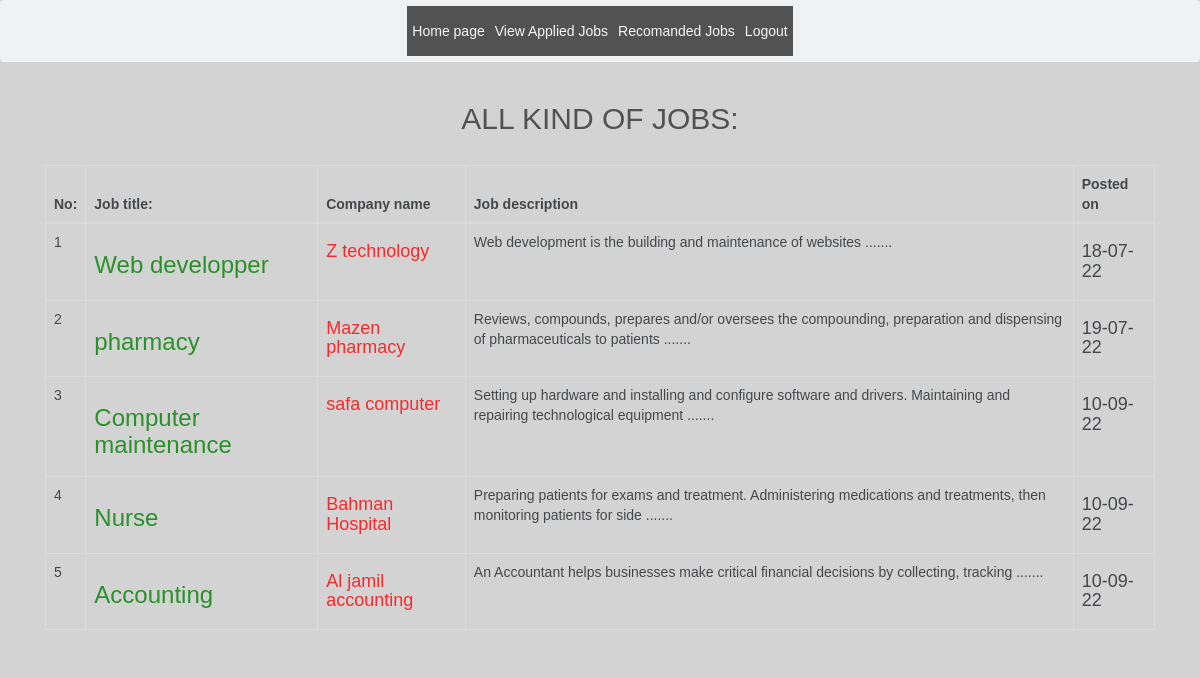
The app's page /jobseeker/alljobs.php (signed in) with its own data.
### tables this page shows
CREATE TABLE `jobs` (
  `jobid` int(11) NOT NULL,
  `eid` int(11) NOT NULL,
  `title` varchar(200) DEFAULT NULL,
  `jobdesc` blob DEFAULT NULL,
  `vacno` int(11) DEFAULT NULL,
  `experience` varchar(200) DEFAULT NULL,
  `basicpay` varchar(200) DEFAULT NULL,
  `fnarea` varchar(200) DEFAULT NULL,
  `location` varchar(200) DEFAULT NULL,
  `industry` varchar(200) DEFAULT NULL,
  `ugqual` varchar(200) DEFAULT NULL,
  `pgqual` varchar(200) DEFAULT NULL,
  `profile` blob DEFAULT NULL,
  `postdate` varchar(30) NOT NULL
);

CREATE TABLE `employer` (
  `eid` int(11) NOT NULL,
  `log_id` int(11) NOT NULL,
  `ename` varchar(200) DEFAULT NULL,
  `etype` varchar(200) DEFAULT NULL,
  `industry` varchar(200) DEFAULT NULL,
  `address` varchar(200) DEFAULT NULL,
  `pincode` varchar(200) DEFAULT NULL,
  `executive` varchar(200) DEFAULT NULL,
  `phone` varchar(200) DEFAULT NULL,
  `profile` blob DEFAULT NULL,
  `logo` varchar(100) DEFAULT NULL,
  `url` varchar(250) DEFAULT NULL
);

### jobseeker/alljobs.php (the view, shortened to what this page needs)
<?php
include_once('../config.php');
?>
<!DOCTYPE html>
<html lang="en">
<head>
    <link href="https://cdn.jsdelivr.net/npm/bootstrap@5.1.3/dist/css/bootstrap.min.css" rel="stylesheet">
     <link rel="stylesheet" href="https://maxcdn.bootstrapcdn.com/bootstrap/3.4.1/css/bootstrap.min.css">
</head>
<nav class="navbar navbar-expand-sm bg-light justify-content-center">
            <ul class="navbar-nav">
                <li class="nav-item"><a class="nav-link" href="profile.php">Home page</a></li>
                <li class="nav-item"><a class="nav-link" href="view_applied.php">View Applied Jobs</a></li>
                <li class="nav-item"><a class="nav-link" href="recomandedjob.php"> Recomanded Jobs</a></li>
                <li class="nav-item"><a class="nav-link" href="../logout.php">Logout</a></li>
            </ul>
</nav>
<body>
<div class="container">
        <?php
        $q=mysqli_query($db1,"select * from jobs ");
        if(mysqli_num_rows($q)>0) {
            echo "<h2><center>All kind of jobs:</center></h2>";?>
            <br>
            <center> <table class="table table-bordered">
           <thead>
               <tr>
            <th>No:</th>
            <th>Job title:</th>
            <th>Company name</th>
            <th>Job description</th>
            <th>Posted on</th>
        </tr>
    </thead>
            <?php
   $i=1;
            while ($result2 = mysqli_fetch_array($q)) {
                $query2 = mysqli_query($db1, "select * from employer where eid = '$result2[eid]'");
                $r2 = mysqli_fetch_array($query2);
            echo " <tr> ";
                    echo "<td>".$i."</td>";
               echo "<td><h3> <a style='color: green;'  href='view_jobs.php?jid=" . $result2['jobid'] . "'>".$result2['title']."</a></h3></td>";
               echo "<td><h4 > <a style='color:red' href='view_emp.php?id=".$r2['eid']."'>".$r2['ename']."</a></h4></td>";
               echo "<td><p>". substr($result2['jobdesc'],0,120) ." .......</p></td>";
               echo "<td><h4> " . $result2['postdate'] ."</h4></td>";
                $i++;
            }
        }
        else{
           echo "<h3 style='color: red'>No jobs for this moment! </h3>";
        }
        ?>
        </table></center>
        </div>
</body>
</html>

### records on screen
jobs: title "Web developper", eid.ename "Z technology", jobdesc "Web development is the building and maintenance of websites", postdate "18-07-22"
jobs: title "pharmacy", eid.ename "Mazen pharmacy", jobdesc "Reviews, compounds, prepares and/or oversees the compounding, preparation and dispensing of pharmaceuticals to patients", postdate "19-07-22"
jobs: title "Computer maintenance", eid.ename "safa computer", jobdesc "Setting up hardware and installing and configure software and drivers. Maintaining and repairing technological equipment", postdate "10-09-22"
jobs: title "Nurse", eid.ename "Bahman Hospital", jobdesc "Preparing patients for exams and treatment. Administering medications and treatments, then monitoring patients for side", postdate "10-09-22"
jobs: title "Accounting", eid.ename "Al jamil accounting", jobdesc "An Accountant helps businesses make critical financial decisions by collecting, tracking", postdate "10-09-22"
